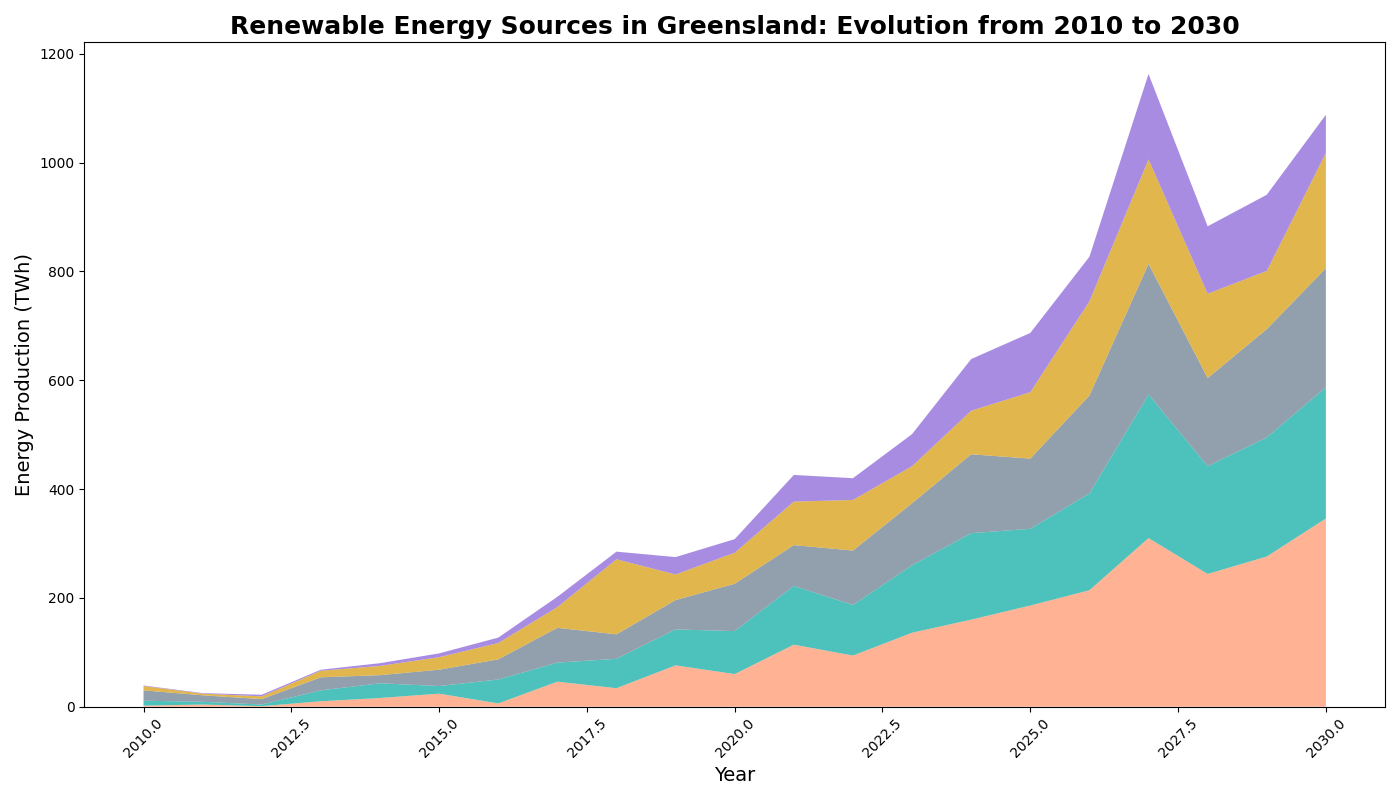

Here is the Python script that generated this plot:
import matplotlib.pyplot as plt
import numpy as np

years = np.arange(2010, 2031)

# Manually shuffled/altered energy data arrays
solar_energy = np.array([2, 4, 1, 10, 16, 24, 6, 46, 34, 76, 60, 114, 94, 136, 160, 186, 214, 310, 244, 276, 346])
wind_energy = np.array([9, 5, 3, 20, 27, 14, 44, 35, 54, 66, 79, 108, 93, 124, 159, 141, 178, 264, 198, 219, 241])
hydro_energy = np.array([19, 12, 10, 24, 15, 30, 37, 64, 45, 54, 87, 75, 100, 114, 145, 129, 180, 240, 162, 199, 219])
bio_energy = np.array([8, 3, 5, 12, 17, 23, 30, 38, 138, 47, 57, 80, 93, 68, 80, 122, 173, 192, 155, 107, 212])
geothermal_energy = np.array([1, 1, 3, 2, 5, 7, 10, 19, 14, 32, 25, 49, 40, 59, 95, 109, 82, 157, 124, 140, 70])

fig, ax = plt.subplots(figsize=(14, 8))

ax.stackplot(years, solar_energy, wind_energy, hydro_energy, bio_energy, geothermal_energy,
             colors=['#ffa07a', '#20b2aa', '#778899', '#daa520', '#9370db'], alpha=0.8)

ax.set_title("Renewable Energy Sources in Greensland: Evolution from 2010 to 2030", fontsize=18, fontweight='bold')
ax.set_xlabel("Year", fontsize=14)
ax.set_ylabel("Energy Production (TWh)", fontsize=14)

ax.tick_params(axis='x', rotation=45)
plt.tight_layout()
plt.show()
